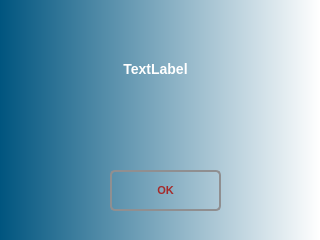
<?xml version="1.0" encoding="UTF-8"?>
<ui version="4.0">
 <class>ResultDialog</class>
 <widget class="QDialog" name="ResultDialog">
  <property name="geometry">
   <rect>
    <x>0</x>
    <y>0</y>
    <width>320</width>
    <height>240</height>
   </rect>
  </property>
  <property name="windowTitle">
   <string>Result</string>
  </property>
  <property name="styleSheet">
   <string notr="true">#ResultDialog{
background-color: qlineargradient(spread:pad, x1:0, y1:0, x2:1, y2:0, stop:0 rgba(0, 85, 127, 255), stop:1 rgba(255, 255, 255, 255));
}

QPushButton {
border: 2px solid #8f8f91;
border-radius: 5px;
background-color: qlineargradient(x1: 0, y1: 0, x2: 0, y2: 1,
                                       stop: 0 #f6f7fa, stop: 1 #dadbde);
}

QPushButton:pressed {
background-color: qlineargradient(x1: 0, y1: 0, x2: 0, y2: 1,
                                       stop: 0 #dadbde, stop: 1 #f6f7fa);
 }

#pushButton_RD{
color:#A52A2A;
font-size: 11px;
font-weight: bold;
}

#label_result{
color:#FFFFFF;
font-weight: bold;
font-size: 14px;
}

</string>
  </property>
  <widget class="QPushButton" name="pushButton_RD">
   <property name="geometry">
    <rect>
     <x>110</x>
     <y>170</y>
     <width>111</width>
     <height>41</height>
    </rect>
   </property>
   <property name="text">
    <string>OK</string>
   </property>
  </widget>
  <widget class="QLabel" name="label_result">
   <property name="geometry">
    <rect>
     <x>30</x>
     <y>43</y>
     <width>251</width>
     <height>51</height>
    </rect>
   </property>
   <property name="text">
    <string>TextLabel</string>
   </property>
   <property name="alignment">
    <set>Qt::AlignCenter</set>
   </property>
  </widget>
 </widget>
 <resources/>
 <connections/>
</ui>
